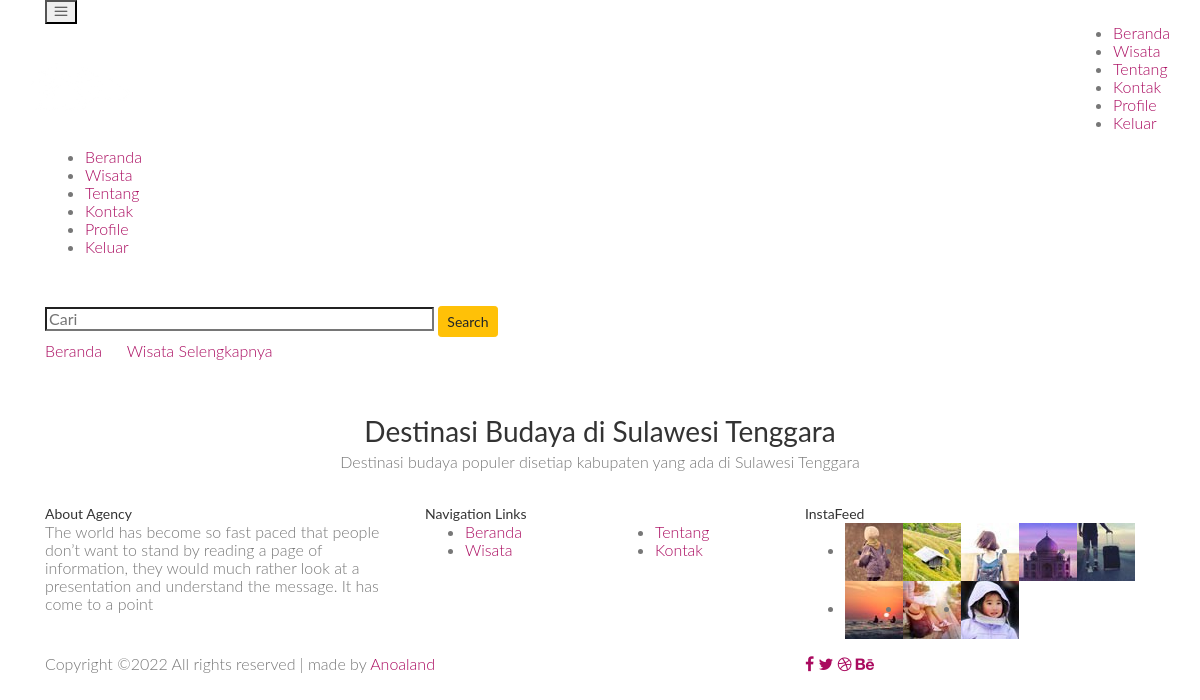
The app's page /budaya.php (signed in), older data.
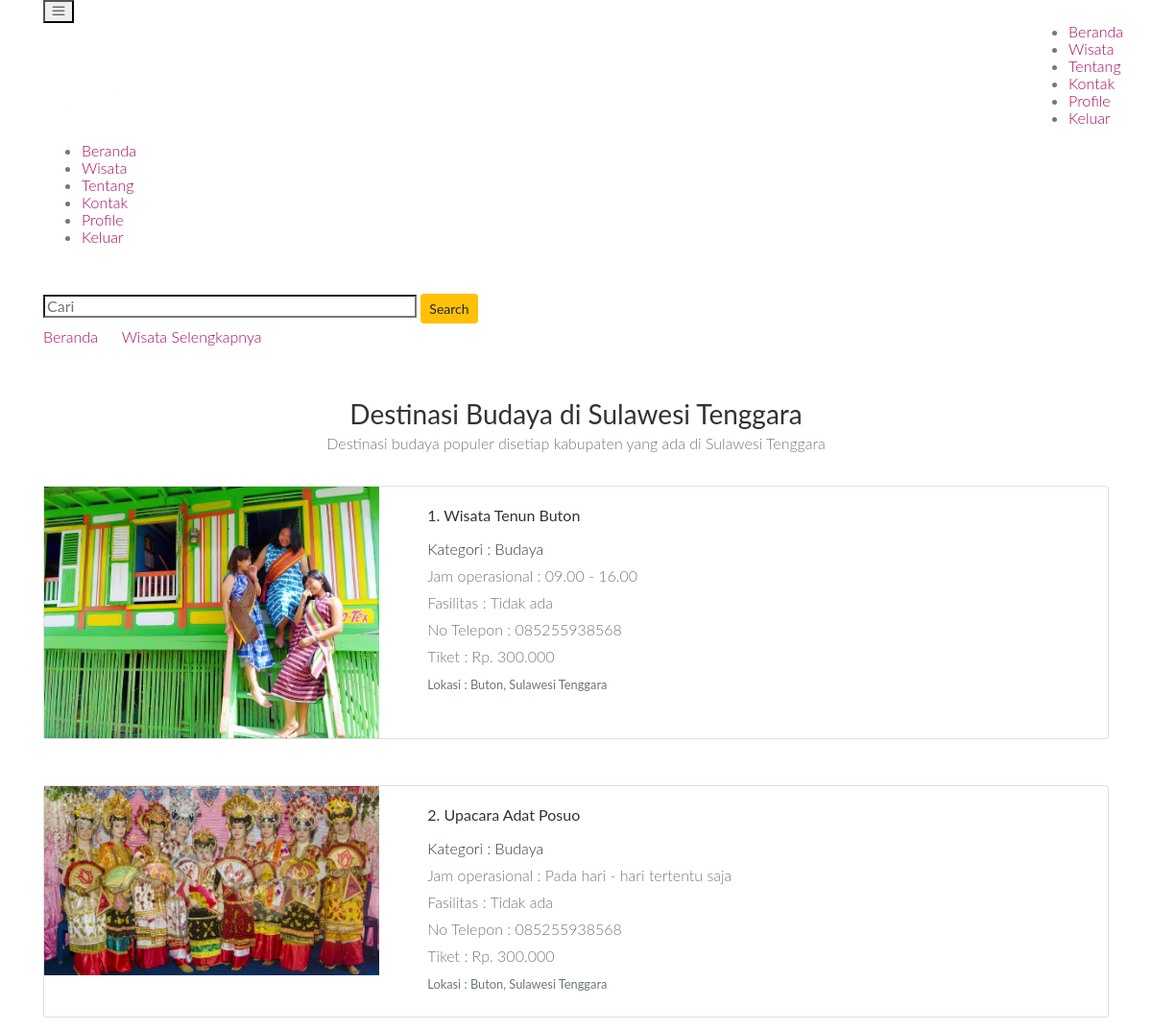
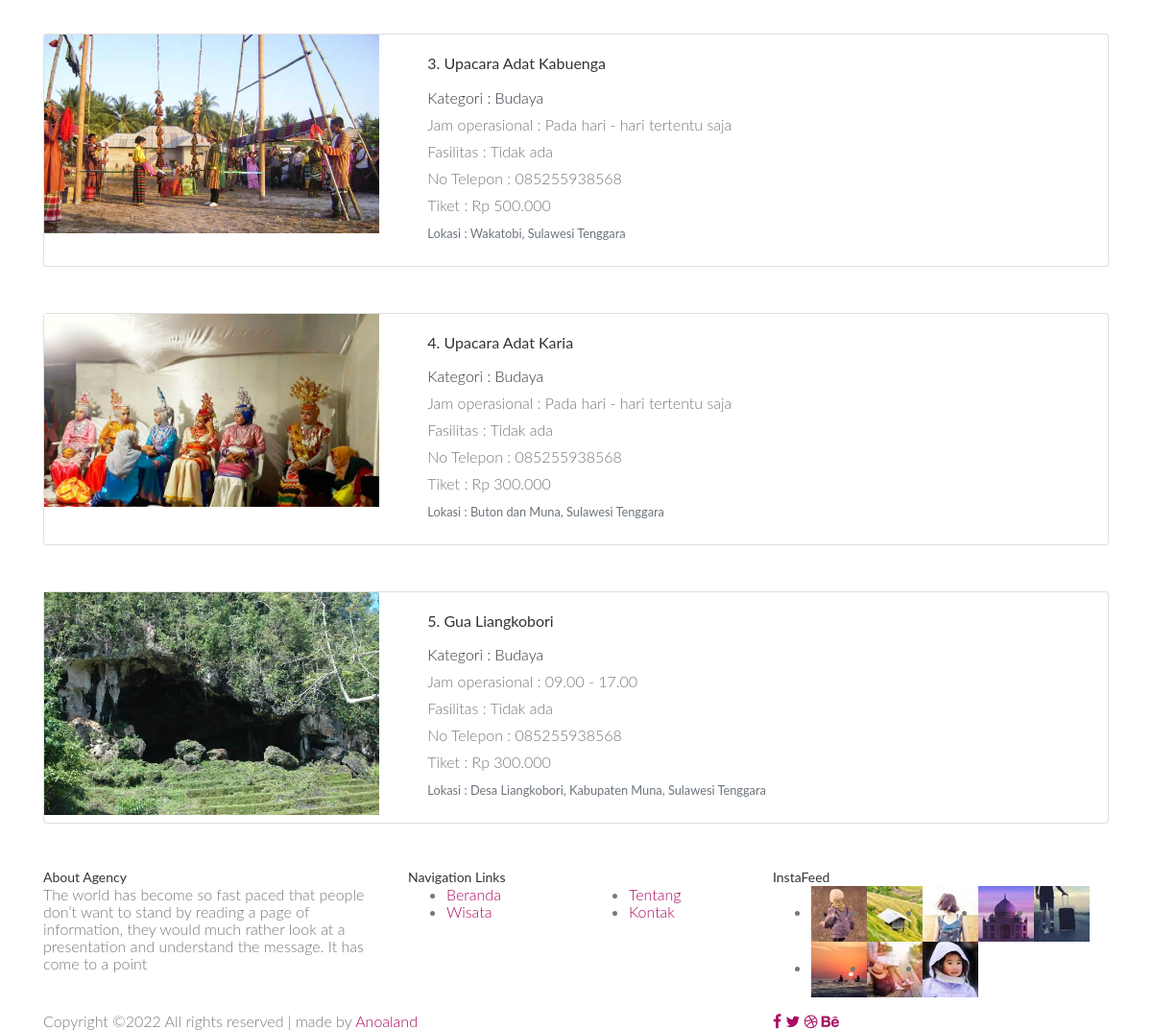
The same page, newer data (2 pictures, top to bottom).
### tables this page shows
CREATE TABLE `wisata` (
  `id` int(11) NOT NULL,
  `nama` varchar(50) NOT NULL,
  `gambar` varchar(100) NOT NULL,
  `deskripsi` varchar(100) NOT NULL,
  `lokasi` varchar(100) NOT NULL,
  `tiket` varchar(100) NOT NULL,
  `tour_guide` varchar(100) NOT NULL,
  `no_telepon` varchar(50) NOT NULL,
  `fasilitas` varchar(100) NOT NULL,
  `makanan` varchar(100) NOT NULL,
  `kategori` varchar(100) NOT NULL,
  `waktu_operasional` varchar(100) NOT NULL
);

### functions.php (called while the page is built, shortened)
<?php
$koneksi = mysqli_connect("localhost", "root", "", "db_websitewisata");
function query($query)
{
    global $koneksi;
    $result = mysqli_query($koneksi, $query);
    $rows = [];
    while ($row = mysqli_fetch_assoc($result)) {
        $rows[] = $row;
    }
    return $rows;
}

### budaya.php (the view, shortened to what this page needs)
<?php
require 'functions.php';
$datas = query("SELECT * FROM wisata WHERE kategori LIKE '%budaya%'");
?>
<!DOCTYPE html>
<html lang="zxx" class="no-js">
<head>
    <link rel="stylesheet" href="css/linearicons.css">
    <link rel="stylesheet" href="css/font-awesome.min.css">
    <link rel="stylesheet" href="css/bootstrap.css">
    <link rel="stylesheet" href="css/magnific-popup.css">
    <link rel="stylesheet" href="css/jquery-ui.css">
    <link rel="stylesheet" href="css/nice-select.css">
    <link rel="stylesheet" href="css/animate.min.css">
    <link rel="stylesheet" href="css/owl.carousel.css">
    <link rel="stylesheet" href="css/main.css">
    <link rel="stylesheet" href="css/arrow.css">
</head>
<body>
    <header id="header">
        <div class="container main-menu">
            <div class="row align-items-center justify-content-between d-flex">
                <div id="logo">
                    <a href="index.php"><img style="width: 100px; height: 50px;" src="img/AnoaLand3.png" alt="" title="" /></a>
                </div>
                <nav id="nav-menu-container">
                    <ul class="nav-menu">
                        <li><a href="index.php">Beranda</a></li>
                        <li><a href="wisata.php">Wisata</a></li>
                        <li><a href="about.php">Tentang</a></li>
                        <li><a href="contact.php">Kontak</a></li>
                        <?php
                        if (isset($_SESSION['login'])) {
                            echo "<li> <a href='profile.php'>Profile</a> </li>
								 <li> <a href='logout.php'>Keluar</a> </li>";
                        }
                        ?>
                    </ul>
                </nav>
            </div>
        </div>
    </header>
    <section class="about-banner relative">
        <div class="container">
            <div class="row d-flex align-items-center justify-content-center">
                <div class="about-content col-lg-12">
                    <h1 class="text-white">
                    </h1>
                    <form action="" method="post" class="">
                        <input class="form me-2" type="search" placeholder="Cari" aria-label="Search" name="keyword" size="40">
                        <button class="btn btn-warning btn-sm" type="submit" name="cari">Search</button>
                    </form>
                    <p class="text-white link-nav"><a href="index.php">Beranda </a> <span class="lnr lnr-arrow-right"></span> <a href="wisata.php"> Wisata Selengkapnya</a></p>
                </div>
            </div>
        </div>
    </section>
    <section class="destinations-area section-gap">
        <div class="container">
            <div class="row d-flex justify-content-center">
                <div class="menu-content pb-40 col-lg-8">
                    <div class="title text-center">
                        <h1 class="mb-10">Destinasi Budaya di Sulawesi Tenggara</h1>
                        <p>Destinasi budaya populer disetiap kabupaten yang ada di Sulawesi Tenggara</p>
                    </div>
                </div>
            </div>
            <?php
            $no = 1;
            foreach ($datas as $data) :
            ?>
                <div class="card mb-5">
                    <div class="row g-0">
                        <div class="col-md-4">
                            <img src="img/newpict/<?= $data['gambar']; ?>" class="img-fluid rounded-start" alt="...">
                        </div>
                        <div class="col-md-8">
                            <div class="card-body">
                                <h5 class="card-title justify-content-space-between"><?= $no; ?>. <?= $data['nama']; ?></h5>
                                <p class="card-text text-dark">Kategori : <?= $data['kategori']; ?></p>
                                <p class="card-text">Jam operasional : <?= $data['waktu_operasional']; ?></p>
                                <p class="card-text">Fasilitas : <?= $data['fasilitas']; ?></p>
                                <p class="card-text">No Telepon : <?= $data['no_telepon']; ?></p>
                                <p class="card-text">Tiket : <?= $data['tiket']; ?></p>
                                <p class="card-text text-start"><small class="text-muted fs-2">Lokasi : <?= $data['lokasi']; ?></small></p>
                            </div>
                        </div>
                    </div>
                </div>
            <?php
                $no++;
            endforeach;
            ?>
        </div>
    </section>
    <footer class="footer-area section-gap">
        <div class="container">
            <div class="row">
                <div class="col-lg-4  col-md-6 col-sm-6">
                    <div class="single-footer-widget">
                        <h6>About Agency</h6>
                        <p>
                            The world has become so fast paced that people don’t want to stand by reading a page of information, they would much rather look at a presentation and understand the message. It has come to a point
                        </p>
                    </div>
                </div>
                <div class="col-lg-4 col-md-6 col-sm-6">
                    <div class="single-footer-widget">
                        <h6>Navigation Links</h6>
                        <div class="row">
                            <div class="col">
                                <ul>
                                    <li><a href="index.php">Beranda</a></li>
                                    <li><a href="wisata.php">Wisata</a></li>
                                </ul>
                            </div>
                            <div class="col">
                                <ul>
                                    <li><a href="about.php">Tentang</a></li>
                                    <li><a href="contact.php">Kontak</a></li>
                                </ul>
                            </div>
                        </div>
                    </div>
                </div>
                <div class="col-lg-4  col-md-6 col-sm-6">
                    <div class="single-footer-widget mail-chimp">
                        <h6 class="mb-20">InstaFeed</h6>
                        <ul class="instafeed d-flex flex-wrap">
                            <li><img src="img/i1.jpg" alt=""></li>
                            <li><img src="img/i2.jpg" alt=""></li>
                            <li><img src="img/i3.jpg" alt=""></li>
                            <li><img src="img/i4.jpg" alt=""></li>
                            <li><img src="img/i5.jpg" alt=""></li>
                            <li><img src="img/i6.jpg" alt=""></li>
                            <li><img src="img/i7.jpg" alt=""></li>
                            <li><img src="img/i8.jpg" alt=""></li>
                        </ul>
                    </div>
                </div>
            </div>
            <div class="row footer-bottom d-flex justify-content-between align-items-center">
                <p class="col-lg-8 col-sm-12 footer-text m-0">
                    Copyright &copy; All rights reserved | made by <a href="https://colorlib.com" target="_blank">Anoaland</a>
                </p>
                <div class="col-lg-4 col-sm-12 footer-social">
                    <a href="#"><i class="fa fa-facebook"></i></a>
                    <a href="#"><i class="fa fa-twitter"></i></a>
                    <a href="#"><i class="fa fa-dribbble"></i></a>
                    <a href="#"><i class="fa fa-behance"></i></a>
                </div>
            </div>
        </div>
    </footer>
</body>
</html>

### Travel/css/main.css (style rules this page uses)
body { background-color:#FFF; font-family: "Lato", sans-serif; font-weight: 300; font-size:16px; line-height:18px; color:#777; }
p { margin:0; }
a { color: #aa0a5f; }
a, a:hover, a:focus { text-decoration: none; outline: 0; }
h1, h2, h3, h4, h5, h6 { color: #333; margin:0; font-weight: normal; }
h1 { font-size: 28px; }
h5 { font-size: 16px; }
h6 { font-size: 14px; }
section p { line-height: 28px; }
.title { margin: 50px 0 30px; }

Row changes from the older to the newer data that the page shows:
added wisata: gambar (picture), nama "Wisata Tenun Buton", kategori "Budaya", waktu_operasional "09.00 - 16.00", fasilitas "Tidak ada", no_telepon "085255938568", tiket "Rp. 300.000", lokasi "Buton, Sulawesi Tenggara"
added wisata: gambar (picture), nama "Upacara Adat Posuo", kategori "Budaya", waktu_operasional "Pada hari - hari tertentu saja", fasilitas "Tidak ada", no_telepon "085255938568", tiket "Rp. 300.000", lokasi "Buton, Sulawesi Tenggara"
added wisata: gambar (picture), nama "Upacara Adat Kabuenga", kategori "Budaya", waktu_operasional "Pada hari - hari tertentu saja", fasilitas "Tidak ada", no_telepon "085255938568", tiket "Rp 500.000", lokasi "Wakatobi, Sulawesi Tenggara"
added wisata: gambar (picture), nama "Upacara Adat Karia", kategori "Budaya", waktu_operasional "Pada hari - hari tertentu saja", fasilitas "Tidak ada", no_telepon "085255938568", tiket "Rp 300.000", lokasi "Buton dan Muna, Sulawesi Tenggara"
added wisata: gambar (picture), nama "Gua Liangkobori", kategori "Budaya", waktu_operasional "09.00 - 17.00", fasilitas "Tidak ada", no_telepon "085255938568", tiket "Rp 300.000", lokasi "Desa Liangkobori, Kabupaten Muna, Sulawesi Tenggara"
